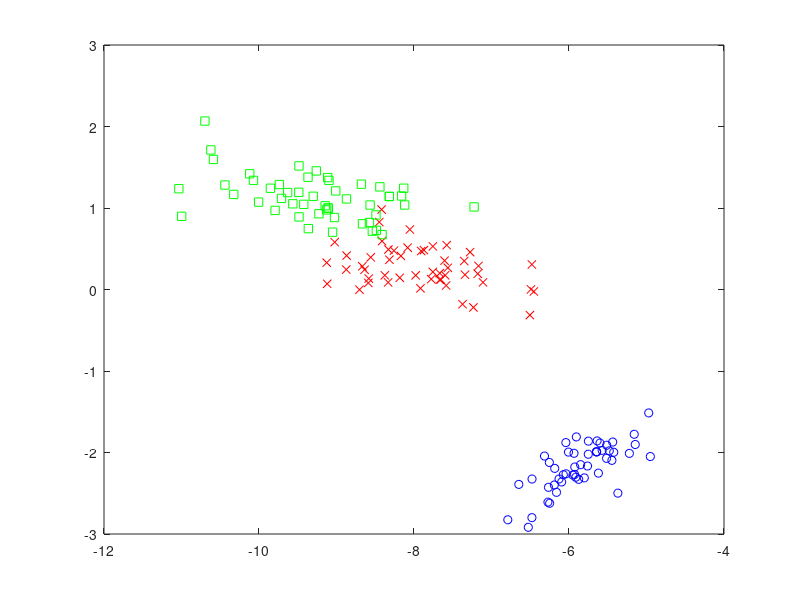

Here is the MATLAB script that generated this plot:
full_data = importdata('data/iris.csv', ',', 1);
X = full_data.data(:, 1 : 4)';
n = size(X, 2);
C = X * X' / (n - 1);
[U, S, V] = svd(C);
trS = trace(S);
k = 1;
sd = S(1, 1);
while (sd < 0.99 * trS)
    k = k + 1;
    sd = sd + S(k, k);
end
P = U(:, 1 : k)';
Y = P * X;

plot(Y(1, 1 : 50), Y(2, 1 : 50), 'bo');
axis([-12 -4 -3 3]);
hold on
plot(Y(1, 51 : 100), Y(2, 51 : 100), 'rx');
plot(Y(1, 101 : 150), Y(2, 101 : 150), 'gs');
